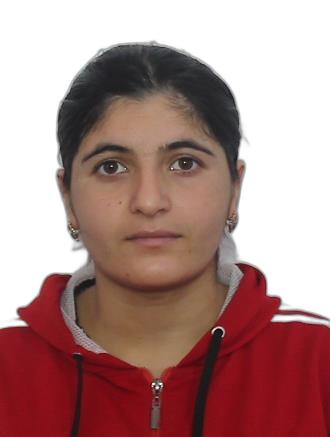
#> input picture src/Back Removed/10111200300057.jpg, 330 x 437 px
$ python -i face_colors.py   (imports and definitions only)
#> lines starting #> are read from the running program, lines starting #| are printed output that depends on the picture
import cv2
import numpy as np
from PIL import Image

# Load OpenCV’s pre-trained face detector
face_cascade = cv2.CascadeClassifier(cv2.data.haarcascades + "haarcascade_frontalface_default.xml")


def extract_face(image_cv):
    """
    Detects and extracts the biggest face from the image while avoiding hair and clothing.
    Returns the cropped face or None if no face is detected.
    """
    gray = cv2.cvtColor(image_cv, cv2.COLOR_RGB2GRAY)
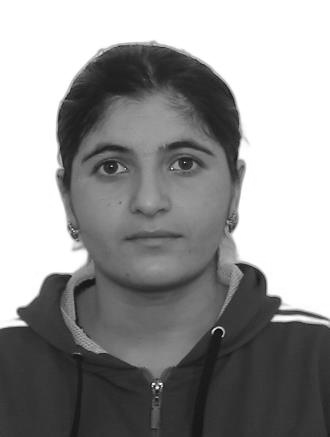
#> gray: shape (437, 330); min 1, max 255, mean 148.8
    faces = face_cascade.detectMultiScale(gray, scaleFactor=1.1, minNeighbors=5, minSize=(30, 30))
#> faces = [[58, 95, 181, 181]]

    if len(faces) == 0:
        print("No face detected")
        return None

    (x, y, w, h) = max(faces, key=lambda f: f[2] * f[3])
#> x = 58; y = 95; w = 181; h = 181
    face_only = image_cv[y + int(0.2 * h): y + int(0.8 * h), x + int(0.1 * w): x + int(0.9 * w)]
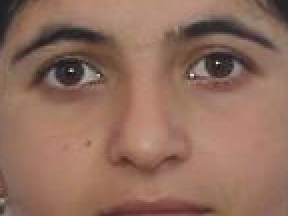
#> face_only: shape (108, 144, 3) (shown 2 times larger); mean R, G, B 145.4, 109.7, 93.6

    return face_only if face_only.size != 0 else None


def face_brightness(face):
    """
    Calculates the brightness of the given face image.
    """
    return np.mean(face) if face is not None else None


def face_contrast(face):
    """
    Calculates the contrast of the given face image using standard deviation.
    """
    return np.std(face) if face is not None else None


def face_saturation(face):
    """
    Calculates the saturation of the given face image in the HSV color space.
    """
    if face is None:
        return None
    hsv = cv2.cvtColor(face, cv2.COLOR_RGB2HSV)
    return np.mean(hsv[:, :, 1])  # Mean saturation value

def extract_colors(image_cv):

    face = extract_face(image_cv)
    bridge_color = face_brightness(face)
    contrast_color = face_contrast(face)
    saturation_color = face_saturation(face)
    return bridge_color, contrast_color, saturation_color

def extract_lab_colors(image_cv):
    face = extract_face(image_cv)

    lab = cv2.cvtColor(face, cv2.COLOR_RGB2LAB)
#> lab: shape (108, 144, 3); mean of channels 0, 1, 2 125.6, 139.9, 142.5
    # Split LAB channels
    l, a, b = cv2.split(lab)
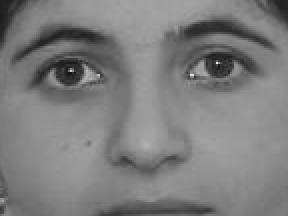
#> l: shape (108, 144) (shown 2 times larger); min 19, max 233, mean 125.6
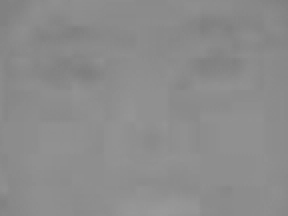
#> a: shape (108, 144) (shown 2 times larger); min 126, max 154, mean 139.9

    l_mean, a_mean, b_mean = np.mean(l), np.mean(a), np.mean(b)
#> l_mean = 125.6; a_mean = 139.9; b_mean = 142.5

    return l_mean, a_mean, b_mean

def extract_hsv_colors(image_cv):
    face = extract_face(image_cv)

    hsv = cv2.cvtColor(face, cv2.COLOR_RGB2HSV)
    h, s, v = cv2.split(hsv)

    s_mean, v_mean = np.mean(s), np.mean(v)

    return s_mean, v_mean

>>> import cv2
>>> picture = cv2.cvtColor(cv2.imread('Back Removed/10111200300057.jpg'), cv2.COLOR_BGR2RGB)
>>> result = extract_lab_colors(picture)
#> result = (125.6, 139.9, 142.5)

$ run again, on src/Back Removed/10406199801318.jpg
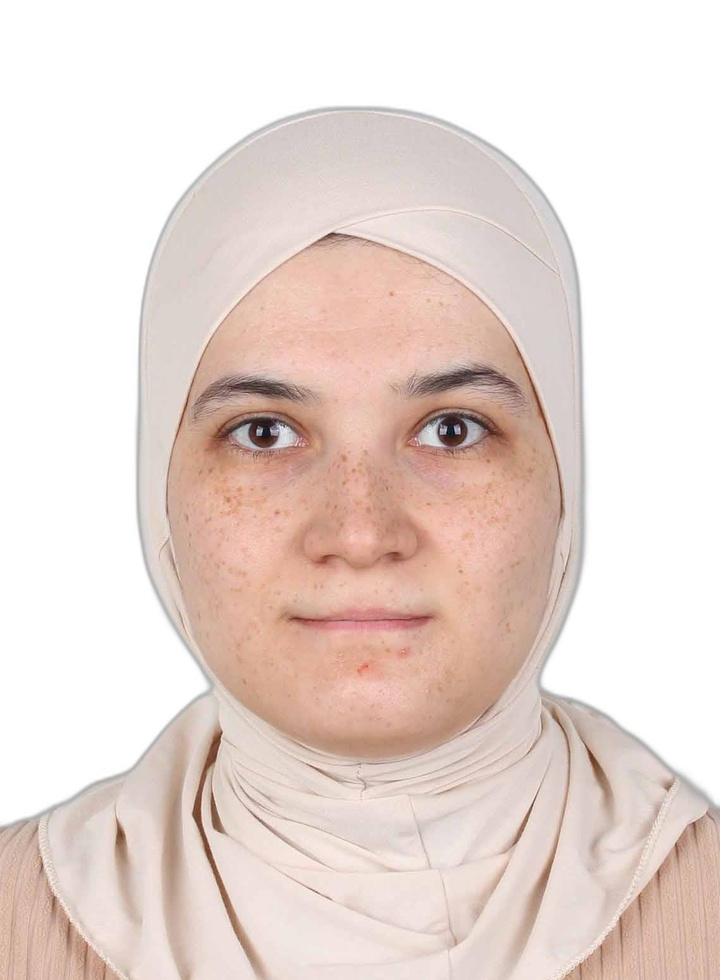
#> input picture src/Back Removed/10406199801318.jpg, 720 x 980 px, shrunk from 1139 x 1549 before the run
#> in extract_face, `gray = cv2.cvtColor(image_cv, cv2.COLOR_RGB2GRAY)`:
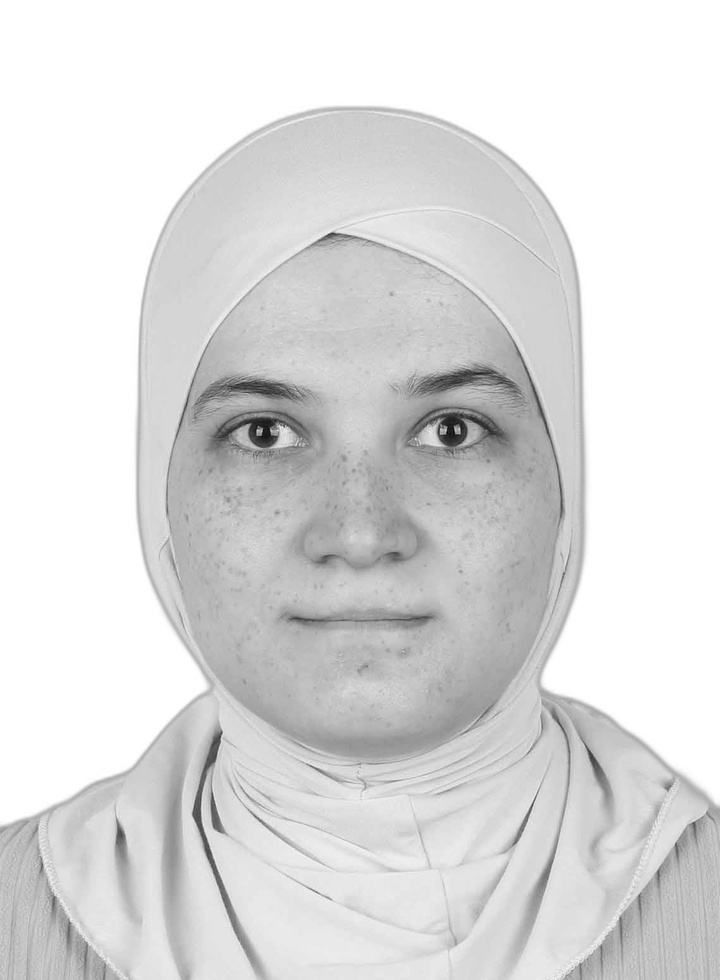
#> gray: shape (980, 720); min 7, max 255, mean 220.6
#> faces = [[104, 235, 507, 507]]
#> x = 104; y = 235; w = 507
#> lab: shape (304, 406, 3); mean of channels 0, 1, 2 183.6, 140.9, 141.8
#> in extract_lab_colors, `l, a, b = cv2.split(lab)`:
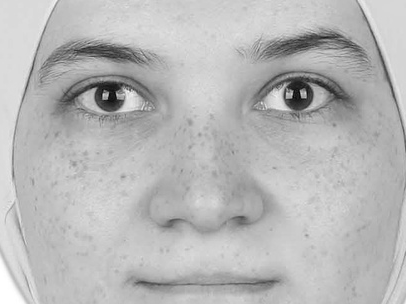
#> l: shape (304, 406); min 5, max 255, mean 183.6
#> l_mean = 183.6; a_mean = 140.9; b_mean = 141.8
#> result = (183.6, 140.9, 141.8)

$ run again, on src/Back Removed/10411199301683.jpg
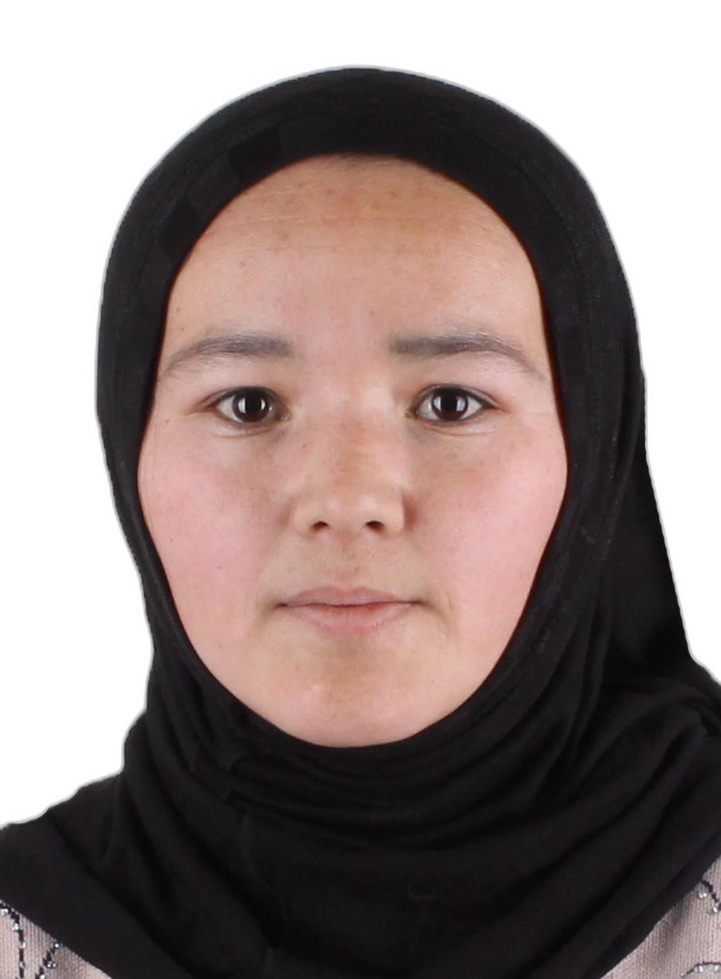
#> input picture src/Back Removed/10411199301683.jpg, 721 x 979 px, shrunk from 1048 x 1424 before the run
#> in extract_face, `gray = cv2.cvtColor(image_cv, cv2.COLOR_RGB2GRAY)`:
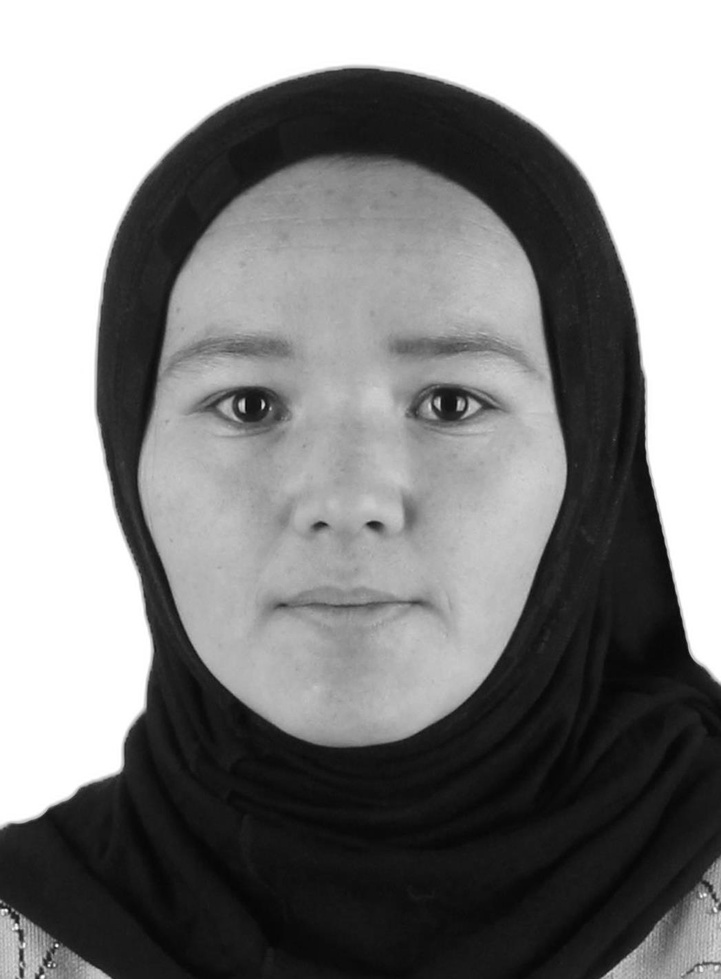
#> gray: shape (979, 721); min 4, max 255, mean 133.3
#> faces = [[80, 186, 544, 544]]
#> x = 80; y = 186; w = 544
#> lab: shape (327, 435, 3); mean of channels 0, 1, 2 159.2, 142.4, 138.7
#> in extract_lab_colors, `l, a, b = cv2.split(lab)`:
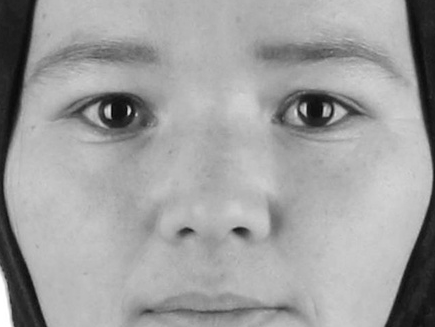
#> l: shape (327, 435); min 5, max 255, mean 159.2
#> l_mean = 159.2; a_mean = 142.4; b_mean = 138.7
#> result = (159.2, 142.4, 138.7)

$ run again, on src/Back Removed/10611199600052.jpg
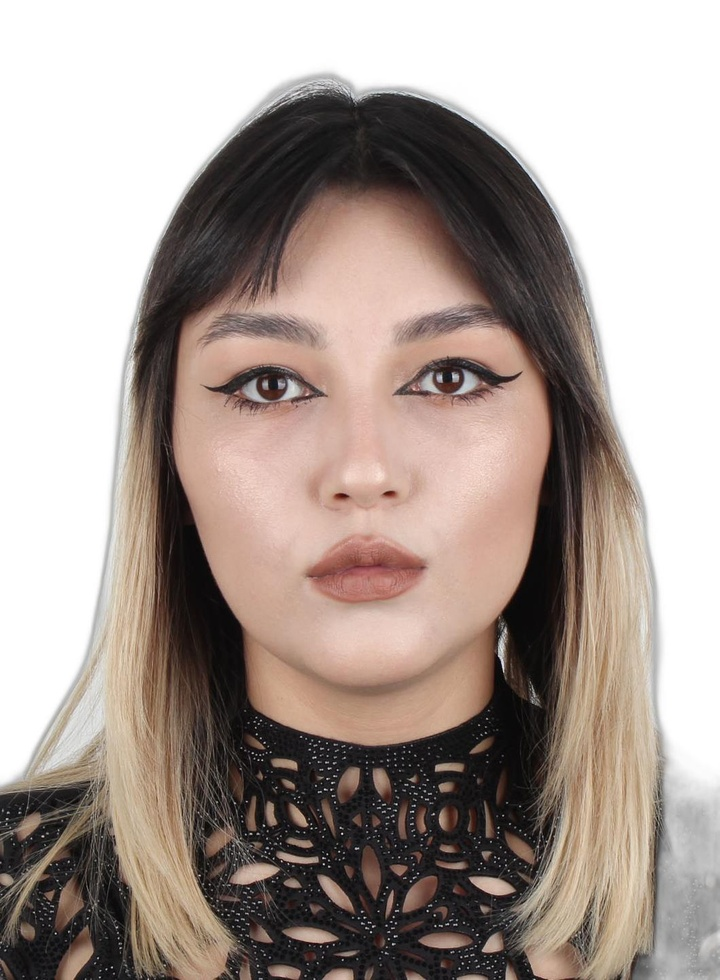
#> input picture src/Back Removed/10611199600052.jpg, 720 x 980 px, shrunk from 1059 x 1441 before the run
#> in extract_face, `gray = cv2.cvtColor(image_cv, cv2.COLOR_RGB2GRAY)`:
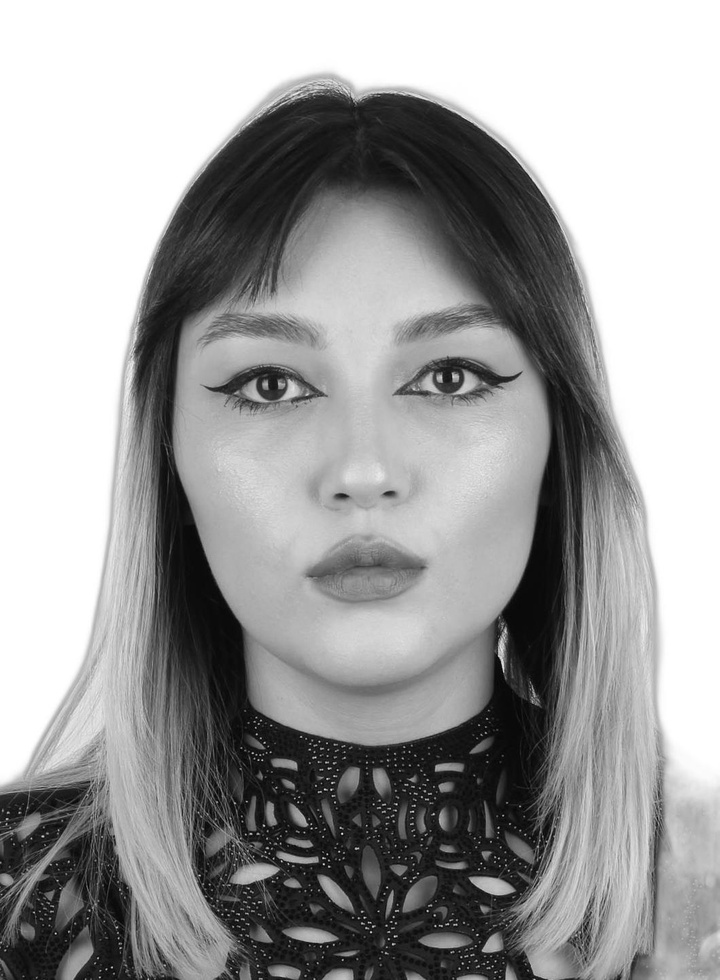
#> gray: shape (980, 720); min 0, max 255, mean 159.7
#> faces = [[139, 217, 444, 444]]
#> x = 139; y = 217; w = 444
#> lab: shape (267, 355, 3); mean of channels 0, 1, 2 173, 138.9, 139.1
#> in extract_lab_colors, `l, a, b = cv2.split(lab)`:
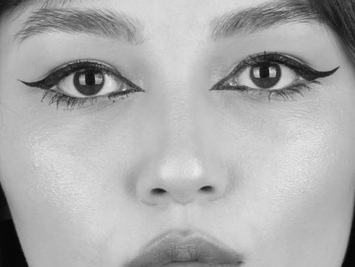
#> l: shape (267, 355); min 5, max 236, mean 173
#> l_mean = 173; a_mean = 138.9; b_mean = 139.1
#> result = (173, 138.9, 139.1)
